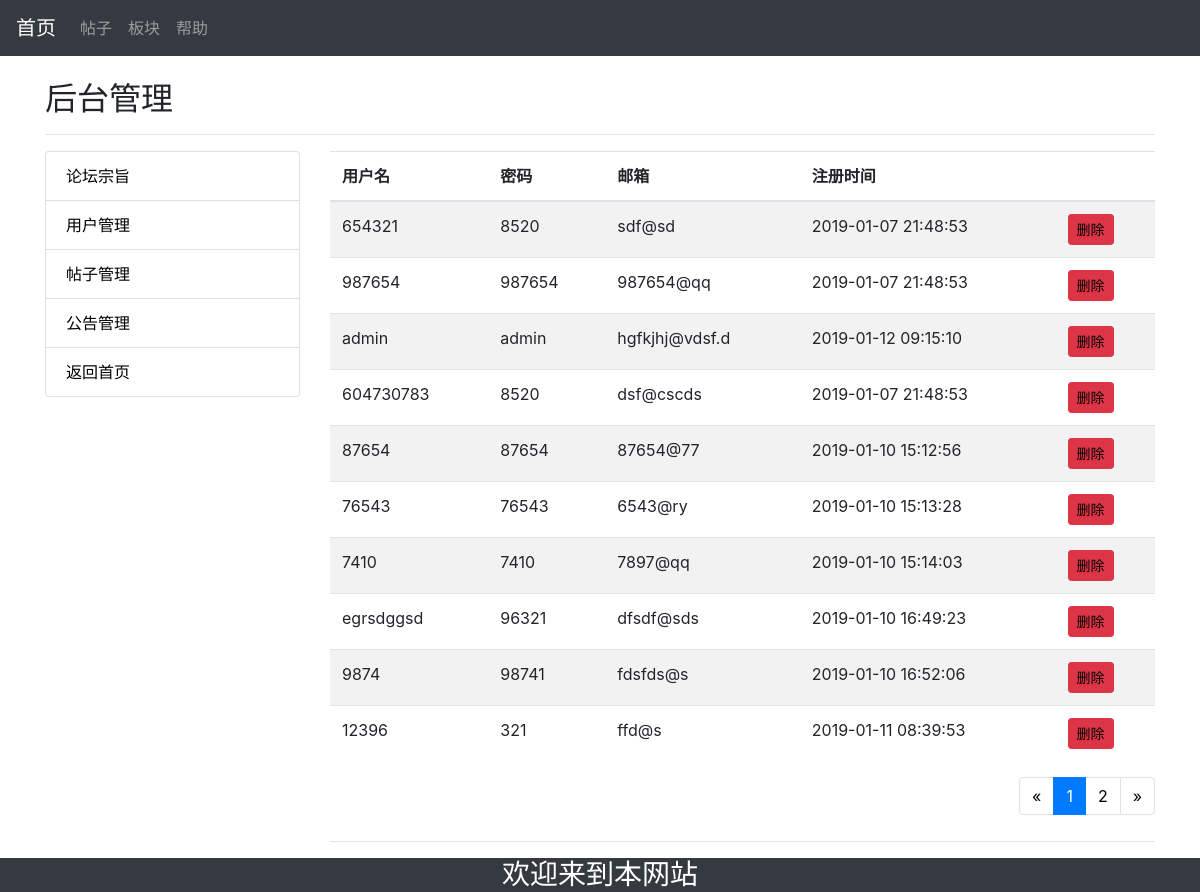
The page /backstage/user.php on the database its author committed.
### tables this page shows
CREATE TABLE `users` (
  `id` int(11) NOT NULL AUTO_INCREMENT,
  `username` varchar(255) DEFAULT NULL,
  `password` varchar(255) DEFAULT NULL,
  `nickname` varchar(255) DEFAULT NULL,
  `email` varchar(255) DEFAULT NULL,
  `phone` int(15) DEFAULT NULL,
  `qq` int(15) DEFAULT NULL,
  `user_data` timestamp NULL DEFAULT CURRENT_TIMESTAMP ON UPDATE CURRENT_TIMESTAMP,
  PRIMARY KEY (`id`)
);

### backstage/user.php (the view, shortened to what this page needs)
<?php
$num_rec_per_page = 10;
$conn = mysqli_connect('localhost', 'root', 'admin', 'test');
mysqli_set_charset($conn,"utf8");
if (isset($_GET["page"])){
    $page=$_GET["page"];
}else{
    $page=1;
};
$start_from=($page-1) * $num_rec_per_page;
$sql = "select * from users limit {$start_from},{$num_rec_per_page};";
$query = mysqli_query($conn,$sql );
?>
<!DOCTYPE html>
<html lang="en">
<head>
    <link rel="stylesheet" href="bootstrap.css">
    <link rel="stylesheet" href="https://cdn.staticfile.org/twitter-bootstrap/4.1.0/css/bootstrap.min.css">
</head>
<body style="background-image: url('https://ss0.bdstatic.com/70cFvHSh_Q1YnxGkpoWK1HF6hhy/it/u=695304989,2451570367&fm=26&gp=0.jpg')">
<nav class="navbar navbar-expand-md bg-dark navbar-dark">
    <a class="navbar-brand" href="../index.php">首页</a>
    <div class="collapse navbar-collapse" id="collapsibleNavbar">
        <ul class="navbar-nav">
            <li class="nav-item">
                <a class="nav-link" href="../allPosts.php">帖子</a>
            </li>
            <li class="nav-item">
                <a class="nav-link" href="../edition.php">板块</a>
            </li>
            <li class="nav-item">
                <a class="nav-link" href="../helped.php">帮助</a>
            </li>
        </ul>
    </div>
</nav>
<div class="container pt-4">
    <div><h2>后台管理</h2></div>
    <hr>
    <div class="row">
        <aside class="col-md-3">
            <div  class="list-group">
                <a class="list-group-item list-group-item-action" href="management.php">论坛宗旨</a>
                <a class="list-group-item list-group-item-action" href="user.php">用户管理</a>
                <a class="list-group-item list-group-item-action" href="card.php">帖子管理</a>
                <a class="list-group-item list-group-item-action" href="notice.php">公告管理</a>
                <a class="list-group-item list-group-item-action" href="../index.php">返回首页</a>
            </div >
        </aside>
        <main id="main" class="col-md-9">
            <div class="table-responsive">
                <table class="table table-striped table-hover">
                    <thead>
                    <tr>
                        <th>
                            用户名
                        </th>
                        <th>
                            密码
                        </th>
                        <th>
                            邮箱
                        </th>
                        <th>
                            注册时间
                        </th>
                        <th>
                        </th>
                    </tr>
                    </thead>
                    <tbody>
                    <?php while ($item = mysqli_fetch_assoc($query)): ?>
                        <tr class="success">
                            <td>
                                <?php echo $item['username'] ?>
                            </td>
                            <td>
                                <?php echo $item['password'] ?>
                            </td>
                            <td>
                               <?php echo $item['email'] ?>
                            </td>
                            <td>
                                <?php echo $item['user_data'] ?>
                            </td>
                            <td>
                                <a class="btn btn-danger btn-sm" href="user_delete.php?id=<?php echo $item['id'] ?>">删除</a>
                            </td>
                        </tr>
                    <?php endwhile ?>
                    </tbody>
                </table>
            </div>
            <div >
                <ul class="pagination" style="float: right">
                    <?PHP
                    $sql ="select * from users;";
                    $rs_result = mysqli_query($conn,$sql);
                    $total_records = mysqli_num_rows($rs_result);
                    $total_pages = ceil($total_records / $num_rec_per_page);
                    echo "<li class=\"page-item\"><a class=\"page-link\" href='user.php?page=1'>".'&laquo;'."</a></li>";
                    for($i = 1; $i <= $total_pages; $i ++){
                        if ($page == $i){
                            echo "<li class=\"page-item active\"><a class=\"page-link\" href='user.php?page=".$i."'>".$i."</a></li>";
                        }else{
                            echo "<li class=\"page-item\"><a class=\"page-link\" href='user.php?page=".$i."'>".$i."</a></li>";
                        }
                    };
                    echo "<li class=\"page-item\"><a class=\"page-link\" href = 'user.php?page=$total_pages'>".'&raquo;'."</a></li>"
                    ?>
                </ul>
            </div>
            <br>
            <br>
            <hr>
        </main>
    </div>
</div>
<nav class=" bg-dark navbar-dark ">
    <div style="text-align: center; ">
        <h3 class="text-white" style="margin-bottom: -3px">欢迎来到本网站</h3>
    </div>
</nav>
</body>
</html>

### backstage/user.php (style rules this page uses)
a { text-decoration: none; }
a:link { color: black; text-decoration: none; }

### rows shown on the page
users: username "654321", password "8520", email "sdf@sd", user_data "2019-01-07 21:48:53"
users: username "987654", password "987654", email "987654@qq", user_data "2019-01-07 21:48:53"
users: username "admin", password "admin", email "hgfkjhj@vdsf.d", user_data "2019-01-12 09:15:10"
users: username "604730783", password "8520", email "dsf@cscds", user_data "2019-01-07 21:48:53"
users: username "87654", password "87654", email "87654@77", user_data "2019-01-10 15:12:56"
users: username "76543", password "76543", email "6543@ry", user_data "2019-01-10 15:13:28"
users: username "7410", password "7410", email "7897@qq", user_data "2019-01-10 15:14:03"
users: username "egrsdggsd", password "96321", email "dfsdf@sds", user_data "2019-01-10 16:49:23"
users: username "9874", password "98741", email "fdsfds@s", user_data "2019-01-10 16:52:06"
users: username "12396", password "321", email "ffd@s", user_data "2019-01-11 08:39:53"
